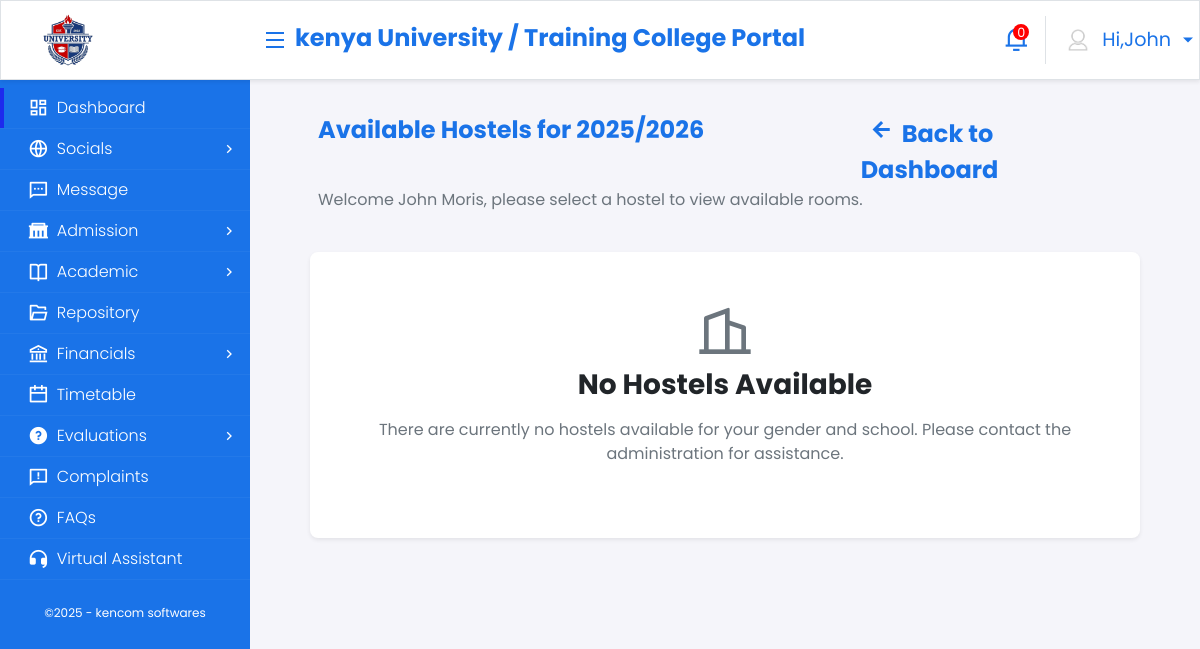
/hostel/list/ (signed in), run on an earlier commit of the app's database.
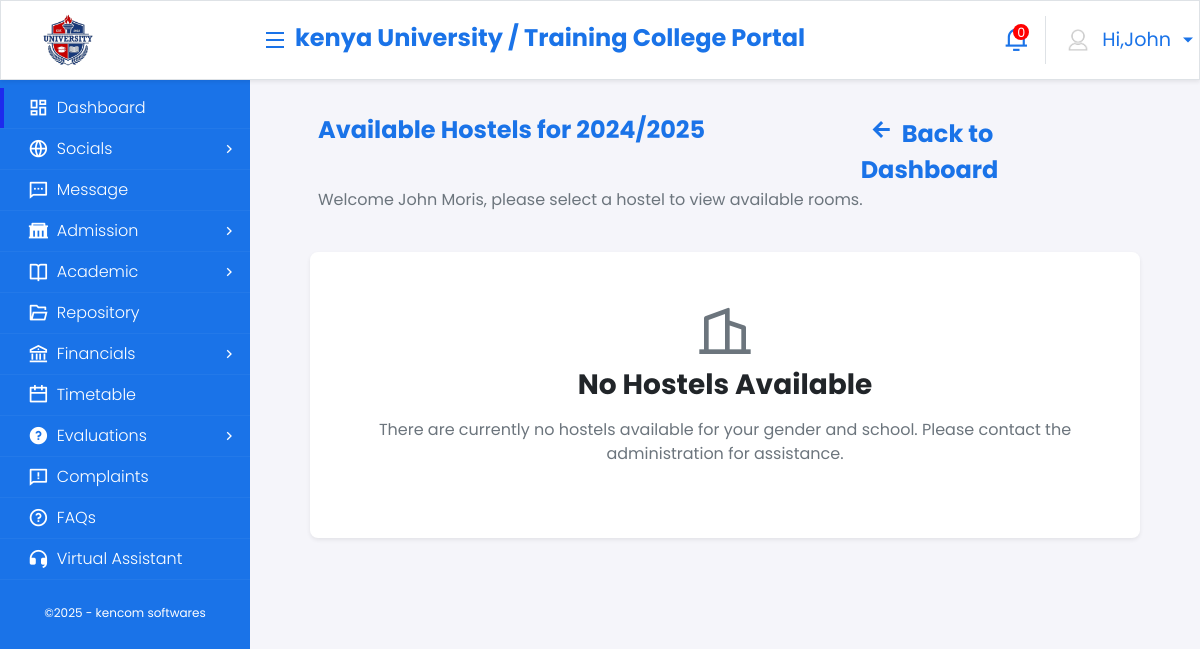
And on a later commit of the database.
### core_application/models.py (models this page shows, shortened)
class AcademicYear(models.Model):
    year = models.CharField(max_length=10, unique=True)  # e.g., "2024/2025"
    start_date = models.DateField()
    end_date = models.DateField()
    is_current = models.BooleanField(default=False)

### core_application/views.py (the view, shortened to what this page needs)
# urls.py: path('hostel/list/', views.hostel_list, name='hostel_list'),
@login_required
def hostel_list(request):
    try:
        student = request.user.student_profile
        current_academic_year = AcademicYear.objects.filter(is_current=True).first()
        if not current_academic_year:
            messages.error(request, "No current academic year found.")
            return redirect('dashboard')
        if student.user.gender == 'male':
            hostel_type = 'boys'
        elif student.user.gender == 'female':
            hostel_type = 'girls'
        else:
            messages.error(request, "Please update your gender in profile to book hostel.")
            return redirect('student_profile')
        hostels = Hostel.objects.filter(
            hostel_type=hostel_type,
            is_active=True
        )
        hostel_data = []
        context = {
            'hostel_data': hostel_data,
            'student': student,
            'academic_year': current_academic_year,
        }
        return render(request, 'hostels/hostel_list.html', context)
    except Student.DoesNotExist:
        messages.error(request, "Student profile not found.")
        return redirect('student_dashboard')

### templates/hostels/hostel_list.html (shortened to what the changed rows need)
{% extends 'base.html' %}
{% load static %}
{% block content %}
<div class="container onprintContainer">
    <div class="row p-3">
        <div class="row d-flex flex-row">
            <div class="col-md-8">
                <p class="fw-bold card-stitle text-start">Available Hostels for {{ academic_year.year }}</p>
            </div>
        </div>
    </div>
</div>
{% endblock %}

What changed in the data, as far as the page shows it:
no longer on this page (row edited): AcademicYear: year "2025/2026"
now on this page (row edited): AcademicYear: year "2024/2025"
